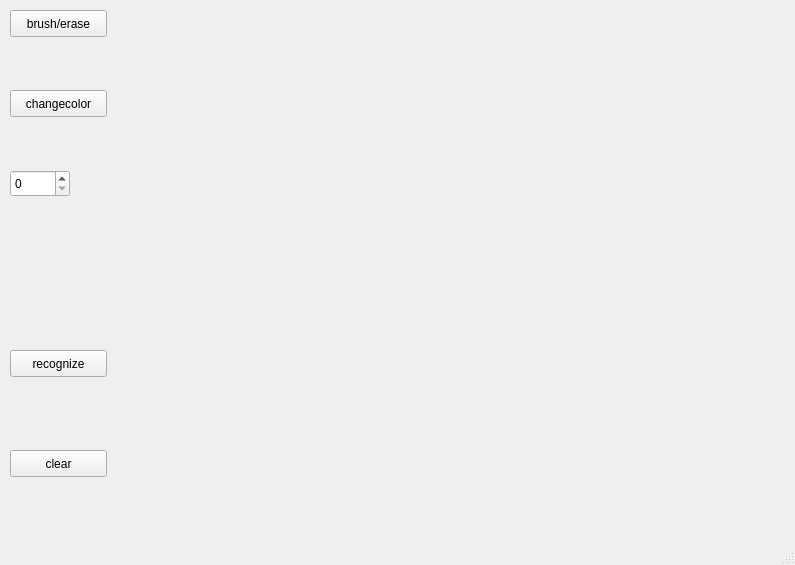
<?xml version="1.0" encoding="UTF-8"?>
<ui version="4.0">
 <class>MainWindow</class>
 <widget class="QMainWindow" name="MainWindow">
  <property name="geometry">
   <rect>
    <x>0</x>
    <y>0</y>
    <width>795</width>
    <height>565</height>
   </rect>
  </property>
  <property name="windowTitle">
   <string>MainWindow</string>
  </property>
  <property name="autoFillBackground">
   <bool>false</bool>
  </property>
  <widget class="QWidget" name="centralwidget">
   <widget class="QPushButton" name="BrushErase_Button">
    <property name="geometry">
     <rect>
      <x>10</x>
      <y>10</y>
      <width>97</width>
      <height>27</height>
     </rect>
    </property>
    <property name="text">
     <string>brush/erase</string>
    </property>
   </widget>
   <widget class="QPushButton" name="ChangeColour_Button">
    <property name="geometry">
     <rect>
      <x>10</x>
      <y>90</y>
      <width>97</width>
      <height>27</height>
     </rect>
    </property>
    <property name="text">
     <string>changecolor</string>
    </property>
   </widget>
   <widget class="QPushButton" name="Clear_Button">
    <property name="geometry">
     <rect>
      <x>10</x>
      <y>450</y>
      <width>97</width>
      <height>27</height>
     </rect>
    </property>
    <property name="text">
     <string>clear</string>
    </property>
   </widget>
   <widget class="QStackedWidget" name="DrawingFrame">
    <property name="geometry">
     <rect>
      <x>140</x>
      <y>10</y>
      <width>200</width>
      <height>200</height>
     </rect>
    </property>
    <property name="sizePolicy">
     <sizepolicy hsizetype="Preferred" vsizetype="Preferred">
      <horstretch>0</horstretch>
      <verstretch>0</verstretch>
     </sizepolicy>
    </property>
    <property name="minimumSize">
     <size>
      <width>200</width>
      <height>200</height>
     </size>
    </property>
    <property name="maximumSize">
     <size>
      <width>200</width>
      <height>200</height>
     </size>
    </property>
    <property name="currentIndex">
     <number>1</number>
    </property>
    <widget class="QWidget" name="page"/>
    <widget class="QWidget" name="page_2"/>
   </widget>
   <widget class="QSpinBox" name="Thickness_Spinner">
    <property name="geometry">
     <rect>
      <x>10</x>
      <y>170</y>
      <width>60</width>
      <height>27</height>
     </rect>
    </property>
   </widget>
   <widget class="QPushButton" name="recognize_button">
    <property name="geometry">
     <rect>
      <x>10</x>
      <y>350</y>
      <width>97</width>
      <height>27</height>
     </rect>
    </property>
    <property name="text">
     <string>recognize</string>
    </property>
   </widget>
  </widget>
  <widget class="QMenuBar" name="menubar">
   <property name="geometry">
    <rect>
     <x>0</x>
     <y>0</y>
     <width>795</width>
     <height>31</height>
    </rect>
   </property>
  </widget>
  <widget class="QStatusBar" name="statusbar"/>
 </widget>
 <resources/>
 <connections/>
</ui>
